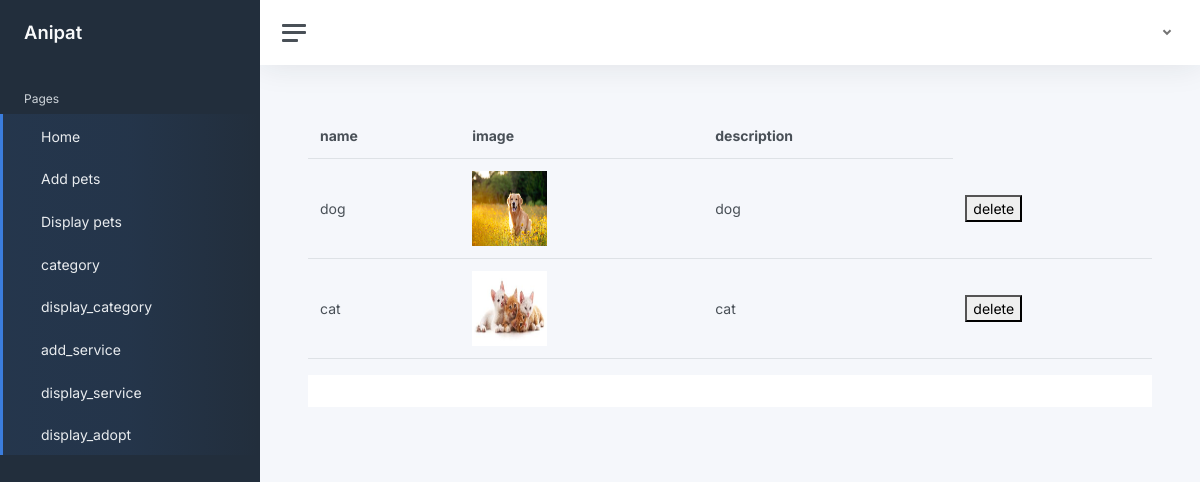
Page /adminapp/display_category/ on the committed database.
### adminapp/models.py (models this page shows)
class categorydb(models.Model):
    name=models.CharField(max_length=20,null=True,blank=True)
    image=models.ImageField(upload_to='profile',null=True,blank=True)
    description=models.CharField(max_length=30,null=True,blank=True)

### adminapp/views.py (the view)
# urls.py: path('display_category/', views.display_category, name="display_category"),
def display_category(request):
    data=categorydb.objects.all()
    return render(request,"display.category.html",{'data':data})

### adminapp/templates/display.category.html (shortened to what this page needs)
<!DOCTYPE html>
{% extends 'index.html' %}
{% block content %}
<html lang="en">
<head>
</head>
<body>
<table class="table">
  <thead>
    <tr>
      <th scope="col">name</th>
      <th scope="col">image</th>
      <th scope="col">description</th>
    </tr>
  </thead>
  <tbody>
{% for d in data %}
  <tr>
    <td>{{d.name}}</td>
    <td>
      <img src="{{d.image.url}}" width="75px" height="75px">
    </td>
    <td>{{d.description}}</td>
   <td> <form action="{% url 'delcategory' id=d.id %}">
     <button type="submit">delete</button></form></td>
  </tr>
  {% endfor %}
  </tbody>
</table>
</body>
</html>
{% endblock %}

### rows in the picture
categorydb: name "dog", image (picture), description "dog"
categorydb: name "cat", image (picture), description "cat"
